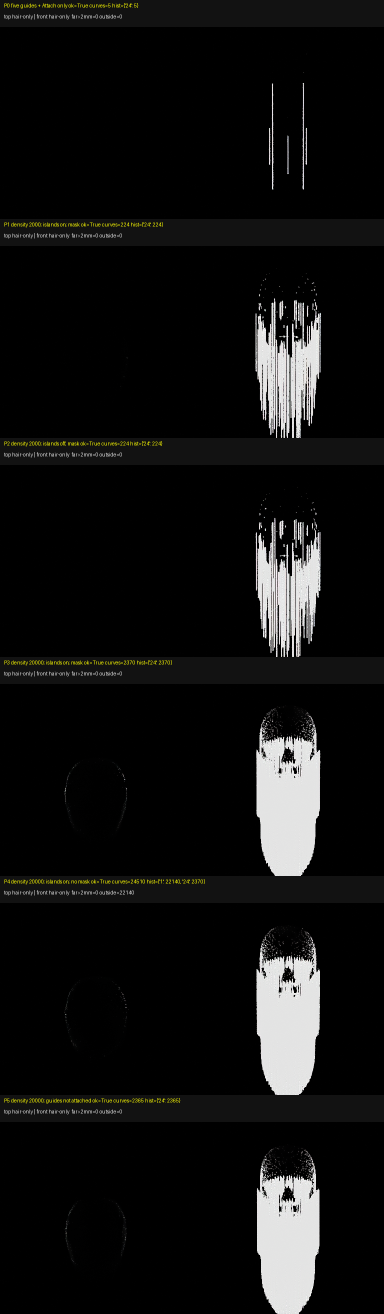
#> input picture tools/openclinxr/evidence/hair-interp-ref/interp-sheet.png, 768 x 2628 px, given in place of target-front.png, which was not available (shown at 1/2 size)
$ python make_scoreboard.py
#> lines starting #> are read from the running program, lines starting #| are printed output that depends on the picture; after the words box and inside, x2 and y2 are one past the last pixel; in counts of white or black regions, pixels touching at a corner belong together
### tools/openclinxr/evidence/hair-judge/hair_judge.py
"""ONE deterministic judge: front hair render vs one front target photo.

Scores any front render against the target on the rendered hair-only mask.
numpy + Pillow only. Importable (`import hair_judge`) and CLI::

    python3 hair_judge.py --beauty B --mask M --name N [--landmarks JSON] --out DIR

Method (brief-fixed, 2026-10-12):
  registration: similarity (uniform scale + translation, no rotation) taking
    the render's (crown_top_row, chin_row, face_centre_col) onto the target's;
    render mask resampled nearest, render beauty bilinear, into target frame.
  H = target chin - crown. All lengths in units of H unless noted.
  stop bar provenance: orchestrator proposal 2026-10-12, tunable.
"""

import argparse
import json
import math
import os

import numpy as np
from PIL import Image, ImageDraw

SIZE = 1024
FRACS = (0.2, 0.4, 0.6, 0.8, 1.0, 1.2, 1.4, 1.6)

TARGET_PHOTO = "/Volumes/files/src/openclinxr/.openclinxr/scratch/target-views/target-front.png"
TARGET_MASK = "/Volumes/files/src/openclinxr/.openclinxr/scratch/target-views/mask-front.png"
TARGET_CROWN = 127
TARGET_CHIN = 607

STOPBAR_PROVENANCE = "orchestrator proposal 2026-10-12, tunable"
SCORE_FORMULA = ("(1-IoU) + width_rms + |below_chin_ours - below_chin_target|"
                 " + |ln(p50_ours/p50_target)|/2 + |ln(RB_ours/RB_target)|/2")


# ---------------------------------------------------------------- morphology

def _window_sum(b, k):
    """Sum over kxk square window centred on each pixel, numpy only."""
    r = k // 2
    p = np.pad(b.astype(np.float64), r, mode="constant")
    cs = np.cumsum(np.cumsum(p, axis=0), axis=1)
    cs = np.pad(cs, ((1, 0), (1, 0)), mode="constant")
    h, w = b.shape
    # straight integral-image window sum:
    tot = cs[k:k + h, k:k + w] - cs[0:h, k:k + w] - cs[k:k + h, 0:w] + cs[0:h, 0:w]
    return tot


def binary_dilation(b, r):
    k = 2 * r + 1
    return _window_sum(b, k) > 0


def binary_erosion(b, r):
    k = 2 * r + 1
    return _window_sum(b, k) >= k * k


def binary_closing(b, r=3):
    """3 px binary closing = dilate then erode with 7x7 square."""
    return binary_erosion(binary_dilation(b, r), r)


def boundary(mask):
    return mask & ~binary_erosion(mask, 1)


# ---------------------------------------------------------------- loading

def load_beauty(path):
    im = Image.open(path).convert("RGB")
    return np.array(im).astype(np.float64) / 255.0, im.size


def load_mask(path):
    """Return (hair_bool_native, encoding_label)."""
    im = Image.open(path)
    if im.mode == "RGBA":
        a = np.array(im)[:, :, 3].astype(np.float64)
        hi = (a >= 0.9 * 255).mean()
        lo = (a <= 0.1 * 255).mean()
        if hi > 0.01 and lo > 0.01:
            return a >= 0.9 * 255, "alpha>=0.9"
        rgb = np.array(im.convert("RGB")).astype(np.float64) / 255.0
        return rgb.mean(axis=2) > 0.5, "white"
    g = np.array(im.convert("L")).astype(np.float64) / 255.0
    return g > 0.5, "white"


def to_working_frame(beauty, mask):
    """Resample any square input to the 1024 working frame."""
    h, w = beauty.shape[:2]
    b = np.array(Image.fromarray((beauty * 255 + 0.5).astype(np.uint8)).resize(
        (SIZE, SIZE), Image.BILINEAR)).astype(np.float64) / 255.0
    m = np.array(Image.fromarray((mask.astype(np.uint8) * 255)).resize(
        (SIZE, SIZE), Image.NEAREST)) > 127
    return b, m


# ---------------------------------------------------------------- landmarks

def derive_target_centre(closed_mask):
    """Column of the part: centre of the hair mask's first 40 hair rows."""
    rows = np.where(closed_mask.any(axis=1))[0]
    r0 = int(rows.min())
    band = closed_mask[r0:r0 + 40, :]
    cols = np.where(band.any(axis=0))[0]
    return int(cols.min() + cols.max()) // 2, int(r0), int(cols.min()), int(cols.max())


# [42 lines left out: function derive_render_landmarks, not called in this run]


# ---------------------------------------------------------------- geometry

def register_into_target(mask_r, beauty_r, lm_r, lm_t):
    """Similarity render->target. Returns (mask_t, beauty_t, transform)."""
    H_t = float(lm_t["chin_row"] - lm_t["crown_top_row"])
    H_r = float(lm_r["chin_row"] - lm_r["crown_top_row"])
    s = H_t / H_r
    tx = float(lm_t["face_centre_col"]) - s * float(lm_r["face_centre_col"])
    ty = float(lm_t["crown_top_row"]) - s * float(lm_r["crown_top_row"])
    transform = {"scale": s, "tx": tx, "ty": ty}
    if s == 1.0 and tx == 0.0 and ty == 0.0:
        return mask_r.copy(), beauty_r.copy(), transform
    inv = (1.0 / s, 0.0, -tx / s, 0.0, 1.0 / s, -ty / s)
    m_img = Image.fromarray((mask_r.astype(np.uint8) * 255))
    m_t = np.array(m_img.transform((SIZE, SIZE), Image.AFFINE, inv,
                                   Image.NEAREST)) > 127
    b_img = Image.fromarray((np.clip(beauty_r, 0, 1) * 255 + 0.5).astype(np.uint8))
    b_t = np.array(b_img.transform((SIZE, SIZE), Image.AFFINE, inv,
                                   Image.BILINEAR)).astype(np.float64) / 255.0
    return m_t, b_t, transform


def half_widths(mask, row, centre):
    """(left, right) hair half-widths in px from centre to outermost hair."""
    r = min(max(row, 0), SIZE - 1)
    xs = np.where(mask[r])[0]
    left = [x for x in xs if x < centre]
    right = [x for x in xs if x > centre]
    lw = int(centre - min(left)) if left else 0
    rw = int(max(right) - centre) if right else 0
    return lw, rw


def gap_width(mask, row, centre):
    """Width in px of the non-hair run containing centre (0 if hair)."""
    r = min(max(row, 0), SIZE - 1)
    if mask[r, min(max(centre, 0), SIZE - 1)]:
        return 0
    rowm = mask[r]
    lo = centre
    while lo - 1 >= 0 and not rowm[lo - 1]:
        lo -= 1
    hi = centre
    while hi + 1 < SIZE and not rowm[hi + 1]:
        hi += 1
    return int(hi - lo + 1)


def lowest_hair_row(mask):
    rows = np.where(mask.any(axis=1))[0]
    return int(rows.max()) if len(rows) else None


def rel_err(o, t):
    if t > 0:
        return (o - t) / t
    return 0.0 if o == 0 else float("inf")


# ---------------------------------------------------------------- photometrics

def photometrics(beauty, mask):
    R, G, B = beauty[:, :, 0], beauty[:, :, 1], beauty[:, :, 2]
    lum = 0.2126 * R + 0.7152 * G + 0.0722 * B
    L = lum[mask]
    Rm, Bm = R[mask], B[mask]
    meanR = float(Rm.mean())
    meanB = float(Bm.mean())
    return {"p10": float(np.percentile(L, 10)),
            "p50": float(np.percentile(L, 50)),
            "p90": float(np.percentile(L, 90)),
            "meanR": meanR, "meanB": meanB,
            "RB": meanR / meanB if meanB > 0 else float("inf"),
            "meanRminusB": float((Rm - Bm).mean())}


# ---------------------------------------------------------------- main entry

def load_target(target_photo=None, target_mask=None, target_landmarks=None):
    tp = target_photo or TARGET_PHOTO
    tm = target_mask or TARGET_MASK
    beauty, _ = load_beauty(tp)
    raw, enc = load_mask(tm)
    beauty, _ = to_working_frame(beauty, raw) if beauty.shape[:2] != (SIZE, SIZE) else (beauty, raw)
    mask = raw
    if mask.shape != (SIZE, SIZE):
        mask = np.array(Image.fromarray((mask.astype(np.uint8) * 255)).resize(
            (SIZE, SIZE), Image.NEAREST)) > 127
        beauty = np.array(Image.fromarray(
            (np.clip(beauty, 0, 1) * 255 + 0.5).astype(np.uint8)).resize(
            (SIZE, SIZE), Image.BILINEAR)).astype(np.float64) / 255.0
    closed = binary_closing(mask, 3)
    centre, r0, cmin, cmax = derive_target_centre(closed)
    print("target part: first hair row %d, top-band cols %d..%d -> face_centre_col %d"
          % (r0, cmin, cmax, centre))
    if target_landmarks:
        lm = {"crown_top_row": target_landmarks["crown_top_row"],
              "chin_row": target_landmarks["chin_row"],
              "face_centre_col": target_landmarks["face_centre_col"]}
    else:
        lm = {"crown_top_row": TARGET_CROWN, "chin_row": TARGET_CHIN,
              "face_centre_col": centre}
    return beauty, closed, lm, enc


def judge(beauty_path, mask_path, name, landmarks=None, out_dir=".",
          target_photo=None, target_mask=None, target_landmarks=None):
    os.makedirs(out_dir, exist_ok=True)
    t_beauty, t_mask, lm_t, t_enc = load_target(target_photo, target_mask,
                                               target_landmarks)
    H = float(lm_t["chin_row"] - lm_t["crown_top_row"])

    b_nat, _ = load_beauty(beauty_path)
    m_nat, enc = load_mask(mask_path)
    if m_nat.shape != b_nat.shape[:2]:
        m_nat = np.array(Image.fromarray((m_nat.astype(np.uint8) * 255)).resize(
            (b_nat.shape[1], b_nat.shape[0]), Image.NEAREST)) > 127
    photo = photometrics(b_nat, m_nat)
    contaminated = bool(photo["meanRminusB"] > 0.20)

    b_r, m_r = to_working_frame(b_nat, m_nat)
    m_r = binary_closing(m_r, 3)

    if landmarks:
        lm_r = {"crown_top_row": landmarks["crown_top_row"],
                "chin_row": landmarks["chin_row"],
                "face_centre_col": landmarks["face_centre_col"]}
        derived = False
    else:
        auto = derive_render_landmarks(b_r, m_r)
        lm_r = {"crown_top_row": auto["crown_top_row"],
                "chin_row": auto["chin_row"],
                "face_centre_col": auto["face_centre_col"]}
        derived = True
        print("%s derived landmarks: crown=%s chin=%s centre=%s eye=%s sweater_top=%s"
              % (name, auto["crown_top_row"], auto["chin_row"],
                 auto["face_centre_col"], auto.get("eye_row"),
                 auto.get("sweater_top")))
    print("%s landmarks used: crown=%s chin=%s centre=%s (target crown=%s chin=%s centre=%s)"
          % (name, lm_r["crown_top_row"], lm_r["chin_row"],
             lm_r["face_centre_col"], lm_t["crown_top_row"],
             lm_t["chin_row"], lm_t["face_centre_col"]))

    result = {"name": name, "mask_encoding": enc,
              "target_mask_encoding": t_enc,
              "landmarks_render": {k: (float(v) if v is not None else None)
                                   for k, v in lm_r.items()},
              "landmarks_target": {k: float(v) for k, v in lm_t.items()},
              "landmarks_derived": derived,
              "H_target": H,
              "stopbar_provenance": STOPBAR_PROVENANCE,
              "score_formula": SCORE_FORMULA,
              "photometrics_render": photo,
              "photometrics_target": photometrics(t_beauty, t_mask),
              "contaminated": contaminated}

    if (lm_r["crown_top_row"] is None or lm_r["chin_row"] is None
            or lm_r["face_centre_col"] is None):
        result["registered"] = False
        result["unregistered_reason"] = "landmarks missing"
        print("%s UNREGISTERED: landmarks missing" % name)
    else:
        H_r = float(lm_r["chin_row"] - lm_r["crown_top_row"])
        if not (250 <= H_r <= 650):
            result["registered"] = False
            result["unregistered_reason"] = (
                "chin - crown %.1f outside 250..650" % H_r)
            print("%s UNREGISTERED: %s" % (name, result["unregistered_reason"]))
        else:
            result["registered"] = True
    if not result["registered"]:
        result["overall"] = False
        write_landmarks_debug(b_r, lm_r if landmarks else auto, out_dir, name)
        out = os.path.join(out_dir, name + ".json")
        with open(out, "w") as f:
            json.dump(result, f, indent=2, sort_keys=True)
        return result

    m_o, b_o, transform = register_into_target(m_r, b_r, lm_r, lm_t)
    result["transform"] = {k: float(v) for k, v in transform.items()}

    inter = float(np.logical_and(m_o, t_mask).sum())
    union = float(np.logical_or(m_o, t_mask).sum())
    iou = inter / union if union > 0 else 0.0

    widths = []
    sq = []
    for f in FRACS:
        row = int(round(lm_t["crown_top_row"] + f * H))
        tl, tr = half_widths(t_mask, row, int(lm_t["face_centre_col"]))
        ol, orr = half_widths(m_o, row, int(lm_t["face_centre_col"]))
        rl, rr = rel_err(ol, tl), rel_err(orr, tr)
        widths.append({"frac": f, "row": row,
                       "target_left": tl, "target_right": tr,
                       "ours_left": ol, "ours_right": orr,
                       "rel_err_left": rl, "rel_err_right": rr})
        if tl + tr > 0:
            if tl > 0:
                sq.append(rl * rl)
            if tr > 0:
                sq.append(rr * rr)
    width_rms = math.sqrt(sum(sq) / len(sq)) if sq else 0.0

    openings = {}
    for key, f in (("eye", 0.45), ("jaw", 0.9)):
        row = int(round(lm_t["crown_top_row"] + f * H))
        t = gap_width(t_mask, row, int(lm_t["face_centre_col"]))
        o = gap_width(m_o, row, int(lm_t["face_centre_col"]))
        openings[key] = {"row": row, "target_px": t, "ours_px": o,
                         "target": t / H, "ours": o / H,
                         "rel_err": rel_err(o, t)}

    bc_t = (lowest_hair_row(t_mask) - lm_t["chin_row"]) / H
    bc_o = (lowest_hair_row(m_o) - lm_t["chin_row"]) / H

    band_end = int(round(lm_t["crown_top_row"] + 0.12 * H))
    mid = (int(lm_t["crown_top_row"]) + band_end) // 2
    part_t = gap_width(t_mask, mid, int(lm_t["face_centre_col"]))
    part_o = gap_width(m_o, mid, int(lm_t["face_centre_col"]))

    pt = result["photometrics_target"]
    pr = result["photometrics_render"]
    clauses = {
        "iou": bool(iou >= 0.80),
        "width_rms": bool(width_rms <= 0.10),
        "below_chin": bool(abs(bc_o - bc_t) <= 0.10),
        "photo": bool((1 / 1.5 <= pr["p50"] / pt["p50"] <= 1.5)
                      and (pr["p90"] <= 1.8 * pt["p90"])) if pt["p50"] > 0 else False,
        "rb": bool(1.2 <= pr["RB"] <= 1.8),
        "opening_eye": bool(abs(openings["eye"]["rel_err"]) <= 0.15),
        "opening_jaw": bool(abs(openings["jaw"]["rel_err"]) <= 0.15),
    }
    overall = all(clauses.values()) and not contaminated
    p50r = pr["p50"] if pr["p50"] > 0 else 1e-6
    p50t = pt["p50"] if pt["p50"] > 0 else 1e-6
    rbr = pr["RB"] if pr["RB"] > 0 else 1e-6
    rbt = pt["RB"] if pt["RB"] > 0 else 1e-6
    score = ((1 - iou) + width_rms + abs(bc_o - bc_t)
             + abs(math.log(p50r / p50t)) / 2 + abs(math.log(rbr / rbt)) / 2)

    result.update({"iou": float(iou), "width_profile": widths,
                   "width_rms": float(width_rms), "openings": openings,
                   "below_chin_target": float(bc_t),
                   "below_chin_ours": float(bc_o),
                   "part_target_px": part_t, "part_ours_px": part_o,
                   "part_row": mid, "clauses": clauses,
                   "overall": bool(overall), "score": float(score)})

    print("STOP BAR (%s): IoU>=0.80 %s (%.4f); width_rms<=0.10 %s (%.4f); "
          "below_chin|d|<=0.10 %s (ours %.4f tgt %.4f); photo %s "
          "(p50 %.4f/%.4f p90 %.4f/%.4f); R/B in [1.2,1.8] %s (%.4f); "
          "openings +-0.15 %s/%s (eye %.3f jaw %.3f); contaminated %s -> "
          "overall %s score %.4f"
          % (STOPBAR_PROVENANCE, clauses["iou"], iou,
             clauses["width_rms"], width_rms, clauses["below_chin"], bc_o,
             bc_t, clauses["photo"], pr["p50"], pt["p50"], pr["p90"],
             pt["p90"], clauses["rb"], pr["RB"], clauses["opening_eye"],
             clauses["opening_jaw"], openings["eye"]["rel_err"],
             openings["jaw"]["rel_err"], contaminated,
             "pass" if overall else "FAIL", score))

    write_overlay(t_beauty, t_mask, m_o, out_dir, name)
    write_landmarks_debug(b_r, lm_r, out_dir, name)
    out = os.path.join(out_dir, name + ".json")
    with open(out, "w") as f:
        json.dump(result, f, indent=2, sort_keys=True)
    return result


# ---------------------------------------------------------------- pictures

def write_overlay(t_beauty, t_mask, m_o, out_dir, name):
    base = (np.clip(t_beauty, 0, 1) * 255 + 0.5).astype(np.uint8).copy()
    bt, bo = boundary(t_mask), boundary(m_o)
    base[bt] = (0, 255, 0)
    base[bo] = (255, 0, 0)
    Image.fromarray(base).save(os.path.join(out_dir, "overlay-%s.png" % name))


def write_landmarks_debug(beauty1024, lm, out_dir, name):
    img = Image.fromarray(
        (np.clip(beauty1024, 0, 1) * 255 + 0.5).astype(np.uint8)).convert("RGB")
    d = ImageDraw.Draw(img)
    if lm.get("crown_top_row") is not None:
        d.line([(0, lm["crown_top_row"]), (SIZE, lm["crown_top_row"])],
               fill=(0, 255, 255), width=2)
        d.text((8, lm["crown_top_row"] + 4), "crown %s" % lm["crown_top_row"],
               fill=(0, 255, 255))
    if lm.get("chin_row") is not None:
        d.line([(0, lm["chin_row"]), (SIZE, lm["chin_row"])],
               fill=(255, 0, 255), width=2)
        d.text((8, lm["chin_row"] + 4), "chin %s" % lm["chin_row"],
               fill=(255, 0, 255))
    if lm.get("face_centre_col") is not None:
        d.line([(lm["face_centre_col"], 0), (lm["face_centre_col"], SIZE)],
               fill=(255, 255, 0), width=2)
        d.text((lm["face_centre_col"] + 4, 8), "centre %s" % lm["face_centre_col"],
               fill=(255, 255, 0))
    if lm.get("crown_top_row") is not None and lm.get("chin_row") is not None:
        H = lm["chin_row"] - lm["crown_top_row"]
        for key, f, col in (("eye", 0.45, (0, 255, 0)),
                            ("jaw", 0.9, (255, 128, 0))):
            r = int(lm["crown_top_row"] + round(f * H))
            d.line([(0, r), (SIZE, r)], fill=col, width=1)
            d.text((8, r + 2), key, fill=col)
    img.save(os.path.join(out_dir, "landmarks-%s.png" % name))


# [15 lines left out: function main, not called in this run]


# [2 lines that do not run on import are left out]

### tools/openclinxr/evidence/hair-judge/make_scoreboard.py
"""Score target + five renders, write scoreboard.json/png. Run from worktree root:

    MISE_TRUSTED_CONFIG_PATHS=$PWD python3 tools/openclinxr/evidence/hair-judge/make_scoreboard.py
"""
import json
import os

from PIL import Image, ImageDraw

import hair_judge

HERE = os.path.dirname(os.path.abspath(__file__))
W = "/Users/patrick/.grok/worktrees/src-openclinxr"
RENDERS = [
    ("search1", W + "/hair-search/tools/openclinxr/evidence/hair-search/best-1024.png",
     W + "/hair-search/tools/openclinxr/evidence/hair-search/best-1024-id.png"),
    ("search2", W + "/hair-search2/tools/openclinxr/evidence/hair-search2/best-1024.png",
     W + "/hair-search2/tools/openclinxr/evidence/hair-search2/best-1024-id.png"),
    ("length15", W + "/hair-length2/tools/openclinxr/evidence/hair-length/length2-1.5x.png",
     W + "/hair-length2/tools/openclinxr/evidence/hair-length/length2-1.5x-id.png"),
    ("attach", W + "/hair-nodes/tools/openclinxr/evidence/hair-nodes/C1/front.png",
     W + "/hair-nodes/tools/openclinxr/evidence/hair-nodes/C1/front-id.png"),
    ("packdup", W + "/hair-guides/tools/openclinxr/evidence/hair-guides/G0/front.png",
     W + "/hair-guides/tools/openclinxr/evidence/hair-guides/G0/front-id.png"),
]
TLM = {"crown_top_row": 127, "chin_row": 607, "face_centre_col": 514}


# [20 lines left out: function row_summary, not called in this run]


def main():
    results = [hair_judge.judge(hair_judge.TARGET_PHOTO, hair_judge.TARGET_MASK,
                                "target", TLM, HERE)]
#> in load_beauty, im is the input picture: PIL image 768x2628 RGB; mean R, G, B 18, 18, 17.5
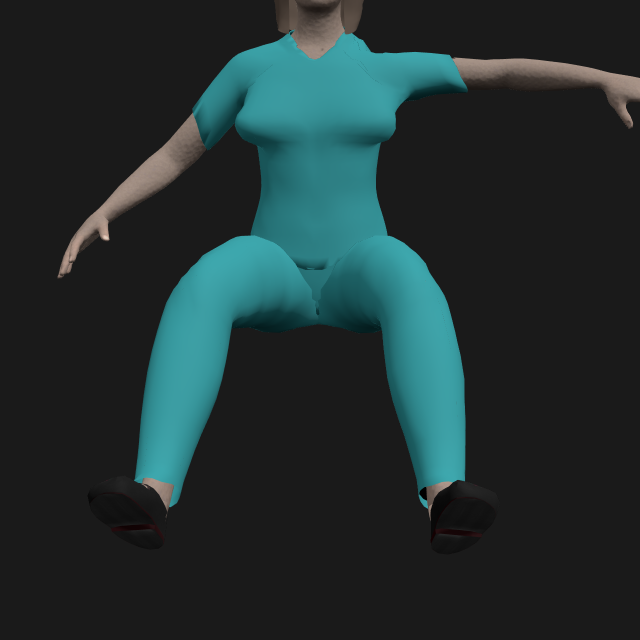
#> input picture tools/openclinxr/evidence/motion-backend-bakeoff/baked_tracks__pulse_presentation.png, 1280 x 1280 px, given in place of mask-front.png, which was not available (shown at 1/2 size)
#> in load_mask, im is the input picture: PIL image 1280x1280 RGB; mean R, G, B 33, 48.2, 48.8
#> in load_mask, `g = np.array(im.convert("L")).astype(np.float64) / 255.0`:
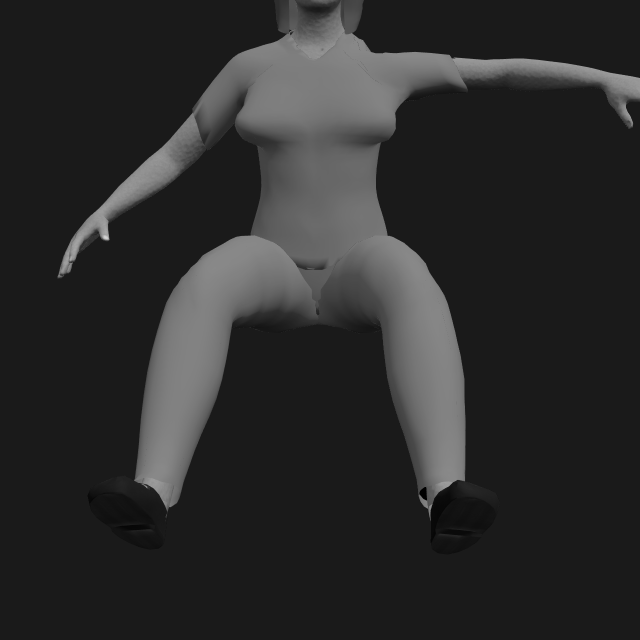
#> g: shape (1280, 1280) float64 (shown at 1/2 size); min 0, max 0.847, mean 0.172
#> in load_target, `raw, enc = load_mask(tm)`:
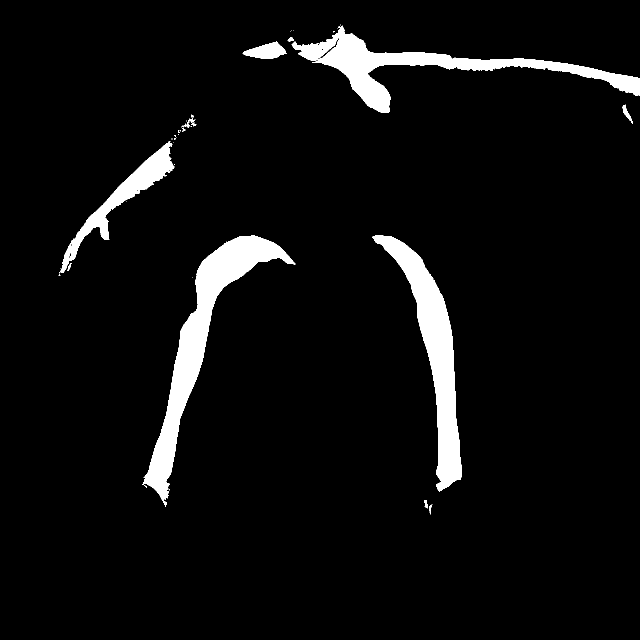
#> raw: shape (1280, 1280) bool (shown at 1/2 size); 5.4% white; 45 white regions (31 under 20 px), largest, box (x1, y1, x2, y2) and area: (286, 471, 591, 1014) 28877, (744, 471, 923, 983) 24135, (583, 51, 1280, 226) 23410
#> in load_target, `raw, enc = load_mask(tm)`: enc = 'white'
#> in to_working_frame, `b = np.array(Image.fromarray((beauty * 255 + 0.5).astype(np.uint8)).re..`:
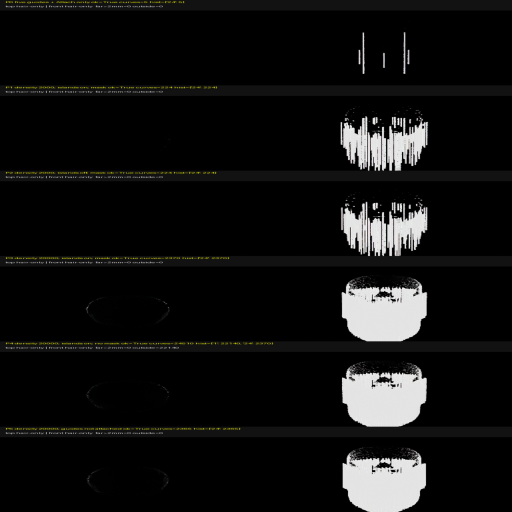
#> b: shape (1024, 1024, 3) float64 (shown at 1/2 size); mean of channels 0, 1, 2 0.0706, 0.0705, 0.0684; drawn as R, G, B
#> in to_working_frame, `m = np.array(Image.fromarray((mask.astype(np.uint8) * 255)).resize( (S..`:
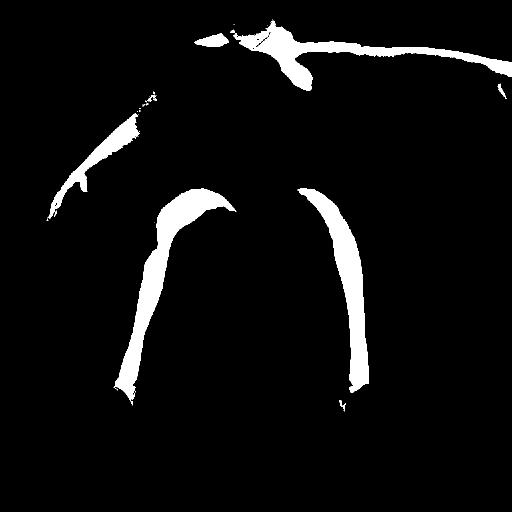
#> m: shape (1024, 1024) bool (shown at 1/2 size); 5.4% white; 38 white regions (25 under 20 px), largest, box (x1, y1, x2, y2) and area: (227, 377, 473, 811) 18478, (595, 377, 738, 786) 15428, (466, 41, 1024, 181) 14997
#> (the rest of the program and of its run is left out)
